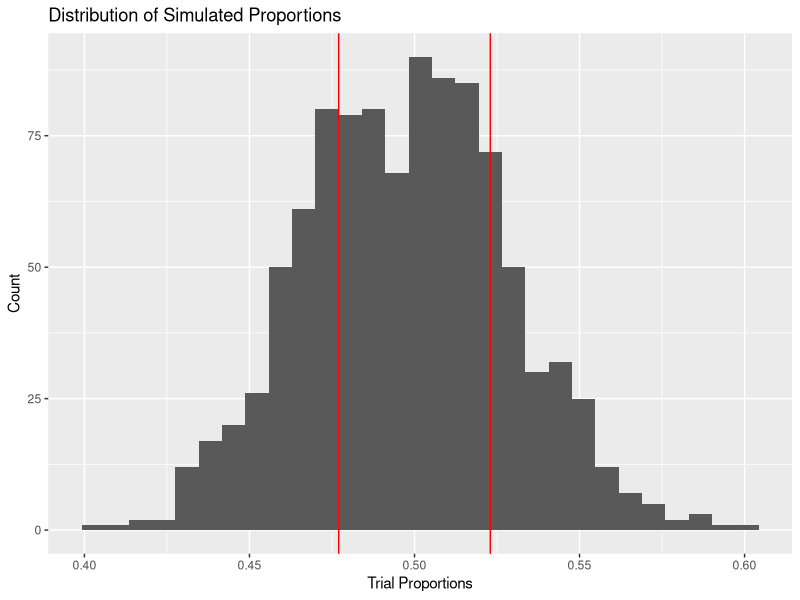
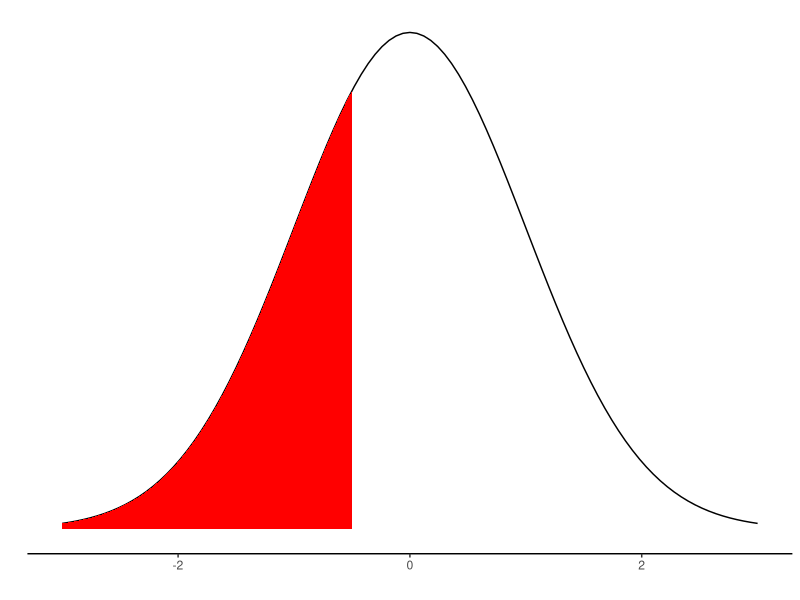
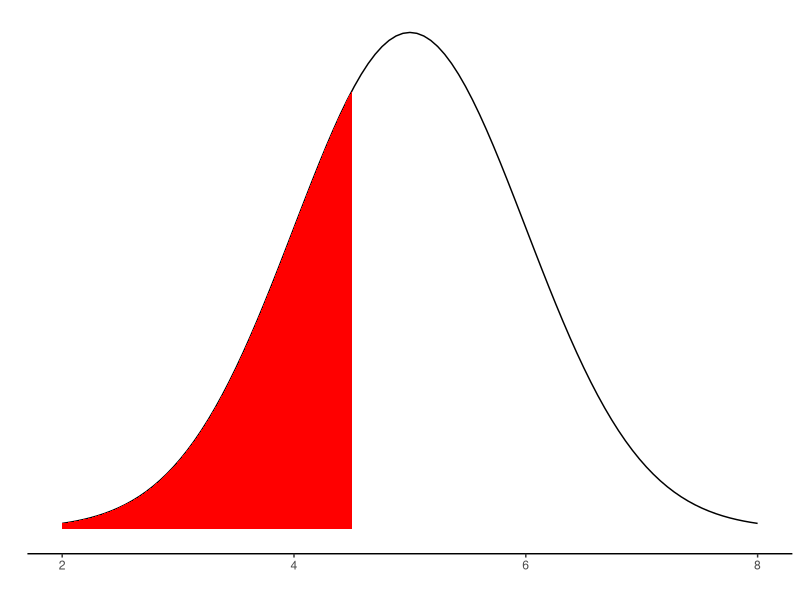
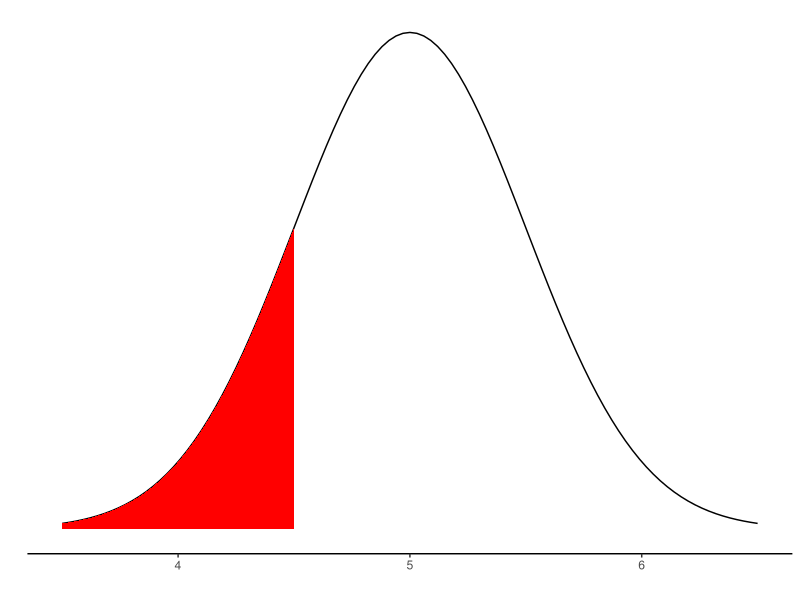
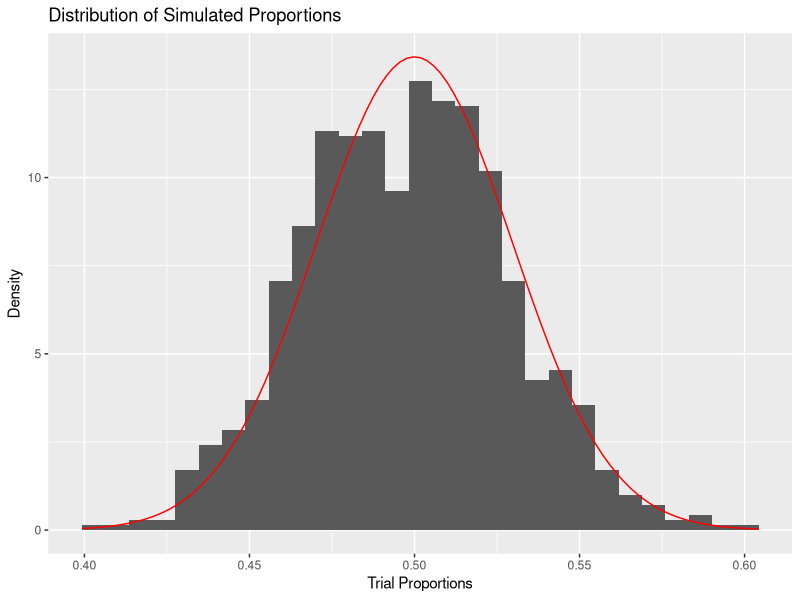

Generate these figures, in order, with R:
## ---- chunk 1
knitr::opts_chunk$set(echo = TRUE, warning = FALSE, message = FALSE)
knitr::opts_chunk$set(out.width= "70%", out.height= "70%", fig.align = "center") 
## ---- chunk 2
library(tidyverse)
## ---- chunk 3
replications_dataframe = NULL

num_reps = 1000

sample_size = 135 + 148

null_prop = 0.5

sample_stat = 148 / (135 + 148)

for (i in 1:num_reps){
  
  trial = sample(x = c(1,0), 
                 size = sample_size, 
                 prob = c(null_prop, 1-null_prop), 
                 replace = TRUE)
  
  trial_stat = sum(trial) / sample_size
  
  replications_dataframe = rbind(replications_dataframe, data.frame(trial_stat))
  
}
## ---- chunk 4
#Calculate how far away from the null proportion
# our sample proportion was.
dist_from_null = abs(sample_stat - null_prop)

#Value above the null proportion
above = null_prop + dist_from_null

#Value below the null proportion
below = null_prop - dist_from_null

replications_dataframe %>%
  ggplot(aes(x = trial_stat)) +
  geom_histogram() +
  labs(x = "Trial Proportions", y = "Count", title = "Distribution of Simulated Proportions") +
  geom_vline(xintercept = below, color = "red") +
  geom_vline(xintercept = above, color = "red")

#Find the p-value
replications_dataframe %>%
  summarise(pvalue = (sum(trial_stat <= below) + 
              sum(trial_stat >= above)) / n())
## ---- chunk 5
sample_proportion = 148/(135+148)

std_null = sqrt(0.5 * (1-0.5) / 283)

z = (sample_proportion - 0.5) / std_null

p = 2 * (1 - pnorm(abs(z)))

p
## ---- chunk 6
ggplot(data.frame(x = c(-3, 3)), aes(x = x)) +
  stat_function(fun = dnorm, 
                args = list(mean = 0, sd = 1)) +
  stat_function(fun = dnorm, 
                args = list(mean = 0, sd = 1), 
                xlim = c(-3, -0.5), #This is (-3, 0.5) for the purposes of plotting.
                geom = "area", fill = "red") +
  labs(x = "", y = "") + theme_classic() +
  scale_y_continuous(breaks = NULL)
       
pnorm(-0.5)
## ---- chunk 7
ggplot(data.frame(x = c(2, 8)), aes(x = x)) +
  stat_function(fun = dnorm, 
                args = list(mean = 5, sd = 1)) +
  stat_function(fun = dnorm, 
                args = list(mean = 5, sd = 1), 
                xlim = c(2, 4.5),
                geom = "area", fill = "red") +
  labs(x = "", y = "") + theme_classic() +
  scale_y_continuous(breaks = NULL)
       
pnorm(4.5, mean = 5, sd = 1)

ggplot(data.frame(x = c(3.5, 6.5)), aes(x = x)) +
  stat_function(fun = dnorm, 
                args = list(mean = 5, sd = 0.5)) +
  stat_function(fun = dnorm, 
                args = list(mean = 5, sd = 0.5), 
                xlim = c(3.5, 4.5),
                geom = "area", fill = "red") +
  labs(x = "", y = "") + theme_classic() +
  scale_y_continuous(breaks = NULL)
       
pnorm(4.5, mean = 5, sd = 0.5)
## ---- chunk 8
#Mean of simulated null distribution
mean(replications_dataframe$trial_stat)

#Standard deviation of simulated null distribution
sd(replications_dataframe$trial_stat)

#Mean dictated by the CLT
null_prop

#Standard debiation dictated by the CLT
sqrt((null_prop * (1 - null_prop)) / sample_size)

## ---- chunk 9
#Standard deviation dictated by the CLT
CLT_sd = sqrt((null_prop * (1 - null_prop)) / sample_size)

replications_dataframe %>%
  ggplot(aes(x = trial_stat)) +
  geom_histogram(aes(y = ..density..)) +
  labs(x = "Trial Proportions", y = "Density", title = "Distribution of Simulated Proportions") +
  stat_function(fun = dnorm,
                args = c(mean = null_prop, sd = CLT_sd),
                color = "red")
